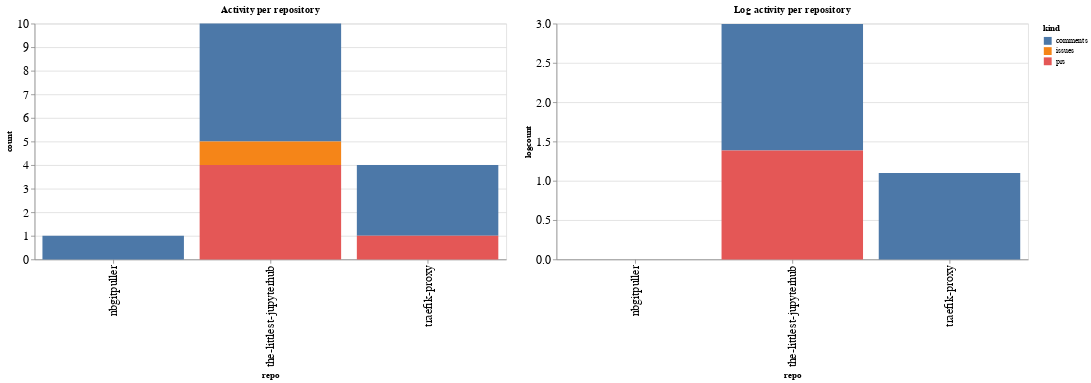

Source (notebook cell):
### Code cell
ch1 = alt.Chart(repo_summaries, width=600, title="Activity per repository").mark_bar().encode(
    x='repo',
    y='count',
    color='kind',
    tooltip="kind"
)

ch2 = alt.Chart(repo_summaries, width=600, title="Log activity per repository").mark_bar().encode(
    x='repo',
    y='logcount',
    color='kind',
    tooltip="kind"
)

ch1 | ch2

### Figure 1 — Vega-Lite specification as saved in the notebook (floating-point values rounded to 4 significant figures)
{"config": {"axisLeft": {"labelFontSize": 15}, "axisBottom": {"labelFontSize": 15}}, "hconcat": [{"mark": "bar", "encoding": {"color": {"type": "nominal", "field": "kind"}, "tooltip": {"type": "nominal", "field": "kind"}, "x": {"type": "nominal", "field": "repo"}, "y": {"type": "quantitative", "field": "count"}}, "title": "Activity per repository", "width": 600}, {"mark": "bar", "encoding": {"color": {"type": "nominal", "field": "kind"}, "tooltip": {"type": "nominal", "field": "kind"}, "x": {"type": "nominal", "field": "repo"}, "y": {"type": "quantitative", "field": "logcount"}}, "title": "Log activity per repository", "width": 600}], "data": {"name": "data-437fe230c1000caf1547d502ea296d02"}, "$schema": "https://vega.github.io/schema/vega-lite/v4.8.1.json", "datasets": {"data-437fe230c1000caf1547d502ea296d02": [{"repo": "nbgitpuller", "kind": "comments", "count": 1, "logcount": 0.0}, {"repo": "the-littlest-jupyterhub", "kind": "comments", "count": 5, "logcount": 1.609}, {"repo": "the-littlest-jupyterhub", "kind": "issues", "count": 1, "logcount": 0.0}, {"repo": "the-littlest-jupyterhub", "kind": "prs", "count": 4, "logcount": 1.386}, {"repo": "traefik-proxy", "kind": "comments", "count": 3, "logcount": 1.099}, {"repo": "traefik-proxy", "kind": "prs", "count": 1, "logcount": 0.0}]}}
